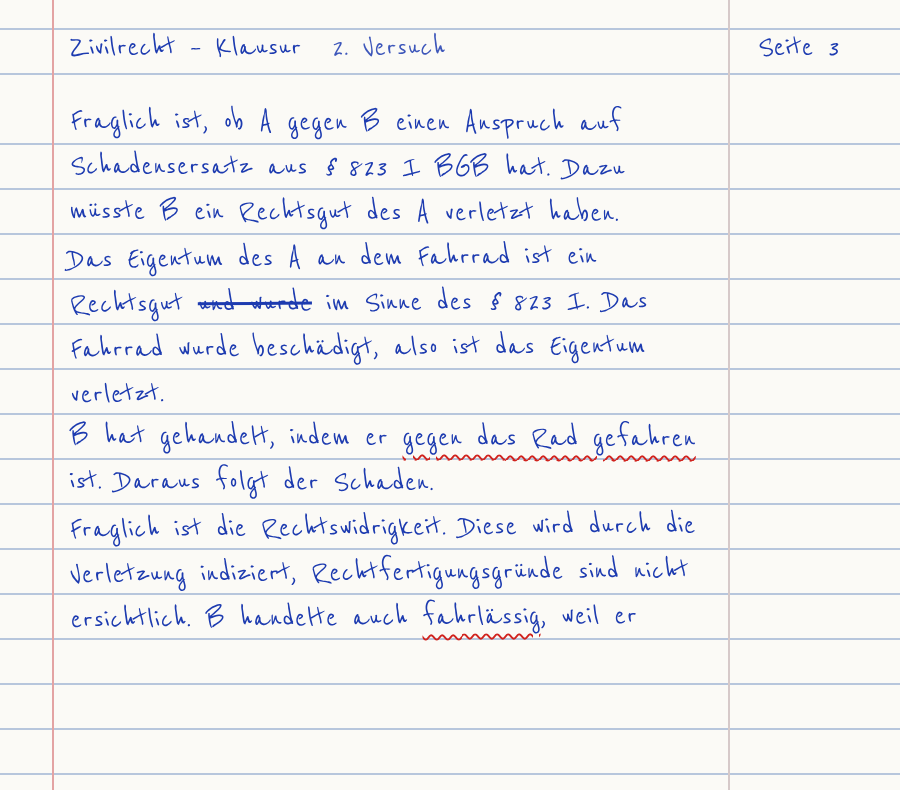
#> input picture spiel/proc/klausur/basis.png, 900 x 790 px
$ python handylook.py klausur/basis.png klausur/k0.png
#> lines starting #> are read from the running program, lines starting #| are printed output that depends on the picture
import sys, numpy as np
from PIL import Image
src, out = sys.argv[1], sys.argv[2]
im = np.asarray(Image.open(src).convert('RGB')).astype(np.float32)/255
h,w,_ = im.shape
#> h = 790; w = 900
# dunkler + Kontrast in den Schatten
im = im**1.25*0.82
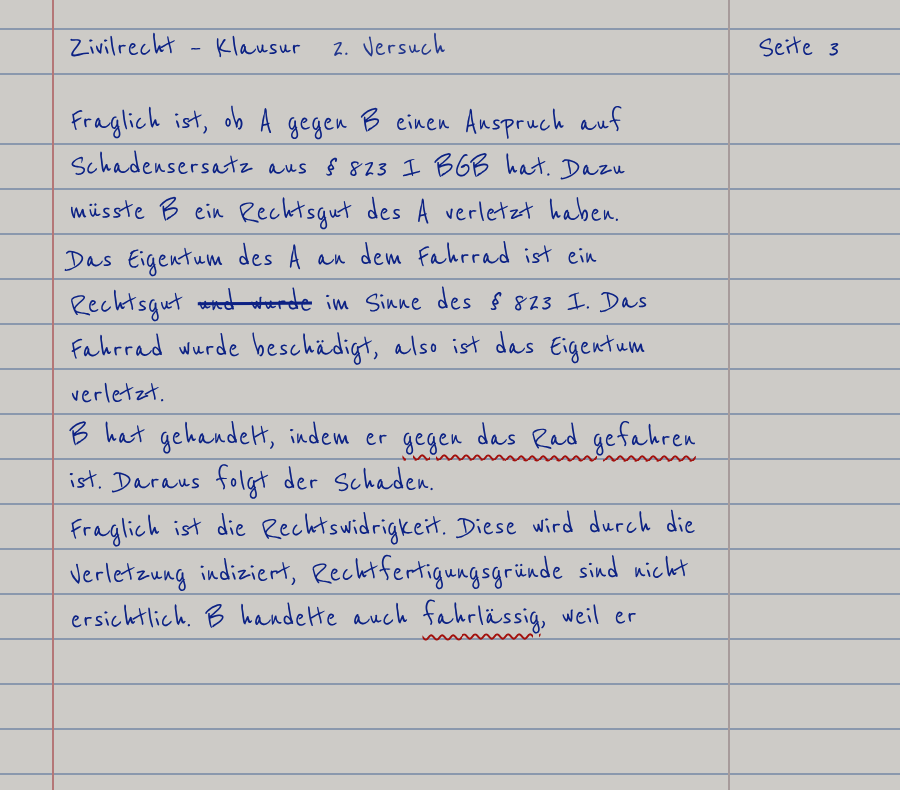
#> im: shape (790, 900, 3) float32; mean R, G, B 0.772, 0.774, 0.769
# warmer Stich in den Lichtern, kühle Schatten
l = im.mean(2,keepdims=True)
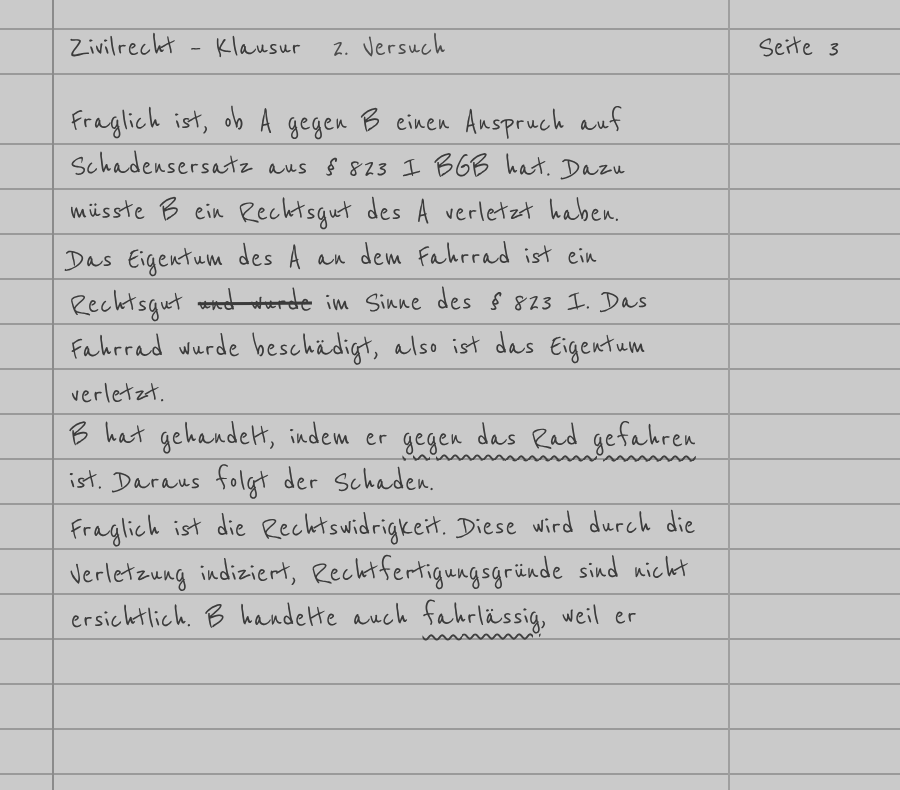
#> l: shape (790, 900, 1) float32; min 0.231, max 0.796, mean 0.769
im = im + (np.array([.05,.02,-.04])*l) + (np.array([-.01,0,.025])*(1-l))*0.5
# Vignette
y,x = np.mgrid[0:h,0:w]; r = np.sqrt(((x-w/2)/(w/2))**2+((y-h*0.45)/(h/2))**2)
im = im*np.clip(1-0.38*np.clip(r-0.35,0,None)**1.4,0,1)[...,None]
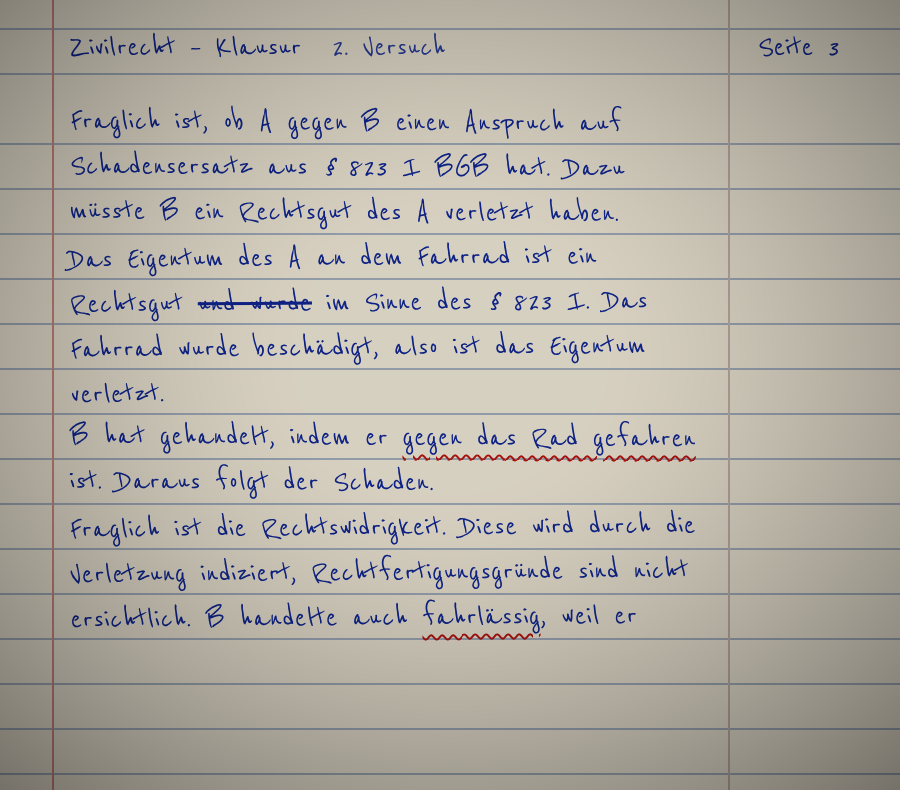
#> im: shape (790, 900, 3) float64; mean R, G, B 0.7, 0.681, 0.644
# Körnung (Helligkeit)
rng=np.random.default_rng(1); im = im + rng.normal(0,.022,(h,w,1))*(0.6+0.4*(1-l))
#> after `im = im + rng.normal(0, 0.022, (h, w, 1)) * (0.6 + 0.4 * (1 - l))`:
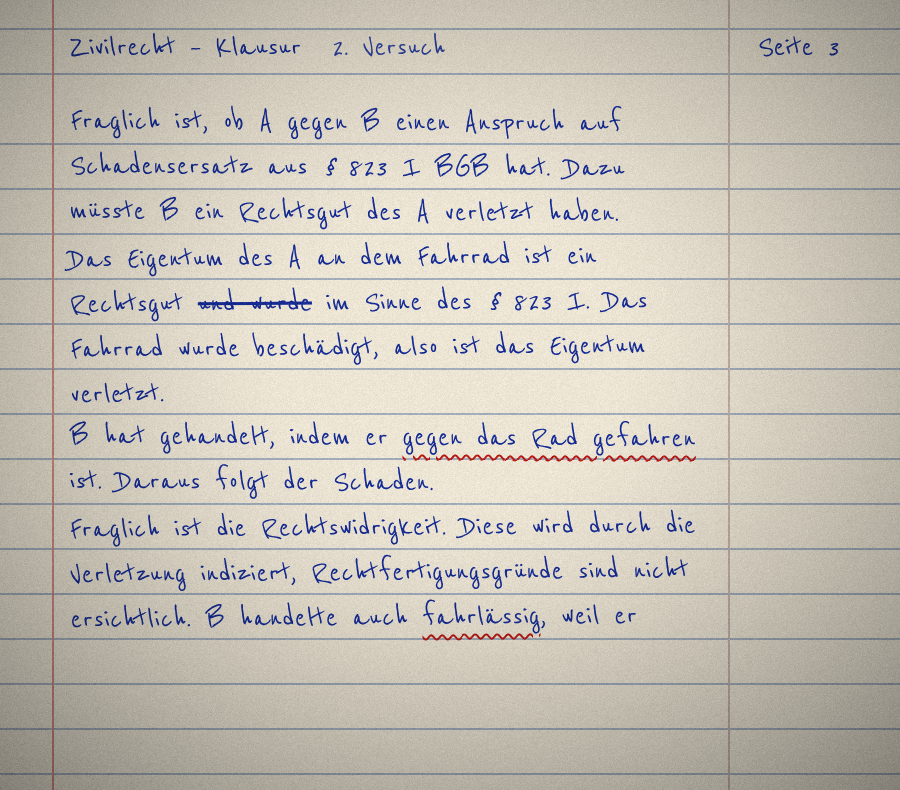
#> im: shape (790, 900, 3) float64; mean R, G, B 0.699, 0.68, 0.644; drawn with min black and max white
img = Image.fromarray((np.clip(im,0,1)*255).astype(np.uint8))
img.save(out, quality=72)

$ run again, on spiel/proc/klausur/k1.png
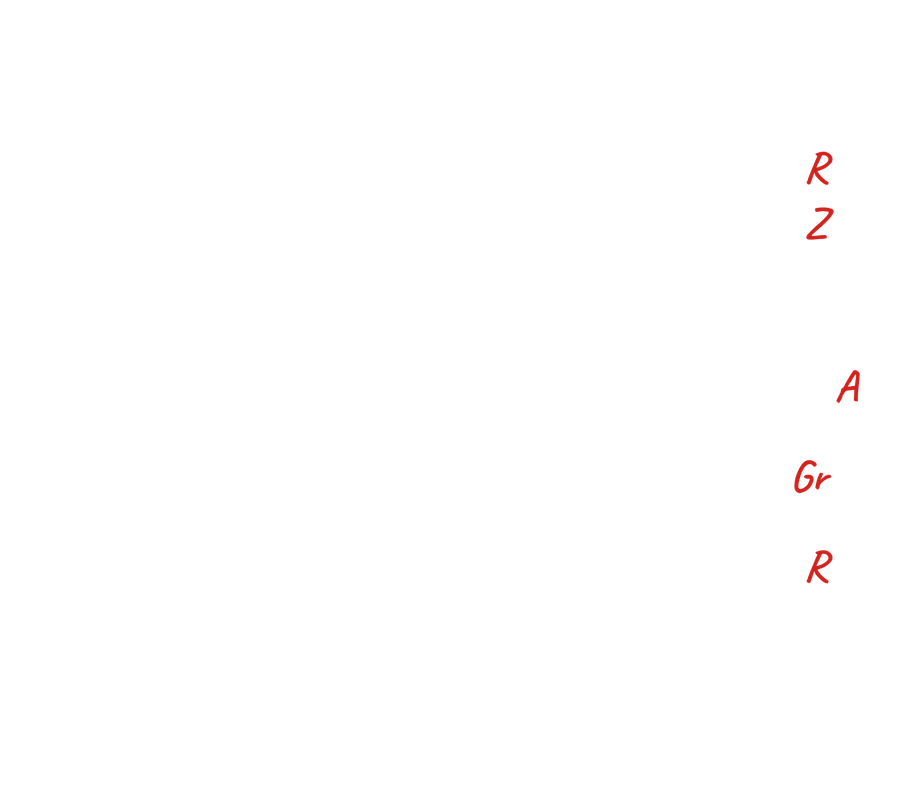
#> input picture spiel/proc/klausur/k1.png, 897 x 787 px, shrunk from 1350 x 1185 before the run
#> `im = np.asarray(Image.open(src).convert('RGB')).astype(np.float32)/255`:
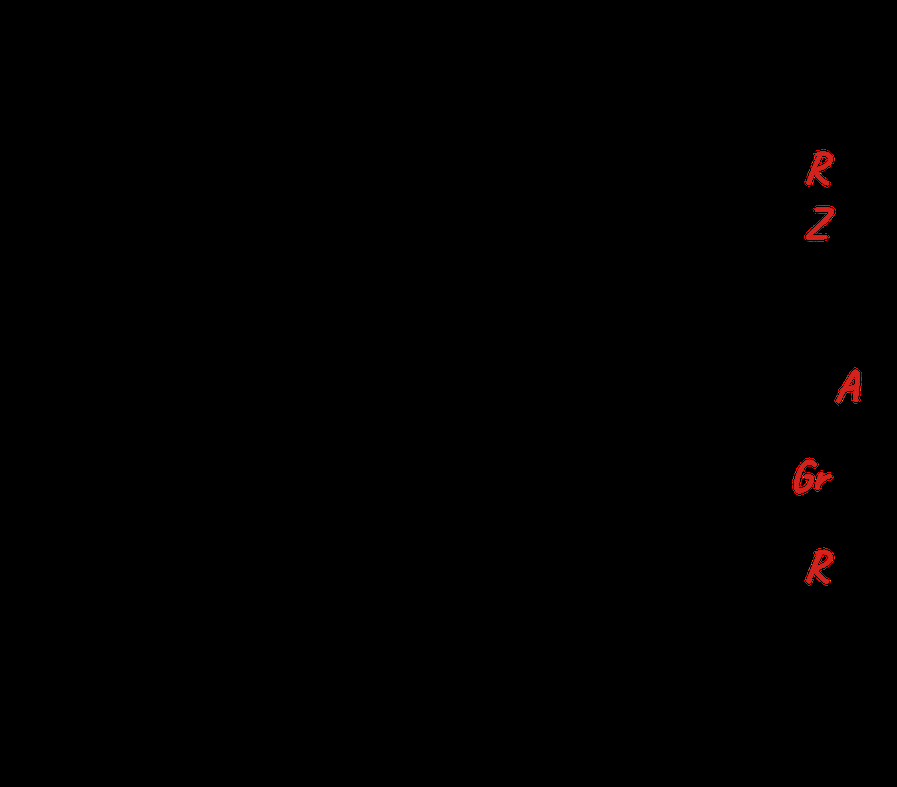
#> im: shape (787, 897, 3) float32; mean R, G, B 0.00333, 0.000415, 0.000334
#> `im = im + rng.normal(0, 0.022, (h, w, 1)) * (0.6 + 0.4 * (1 - l))`:
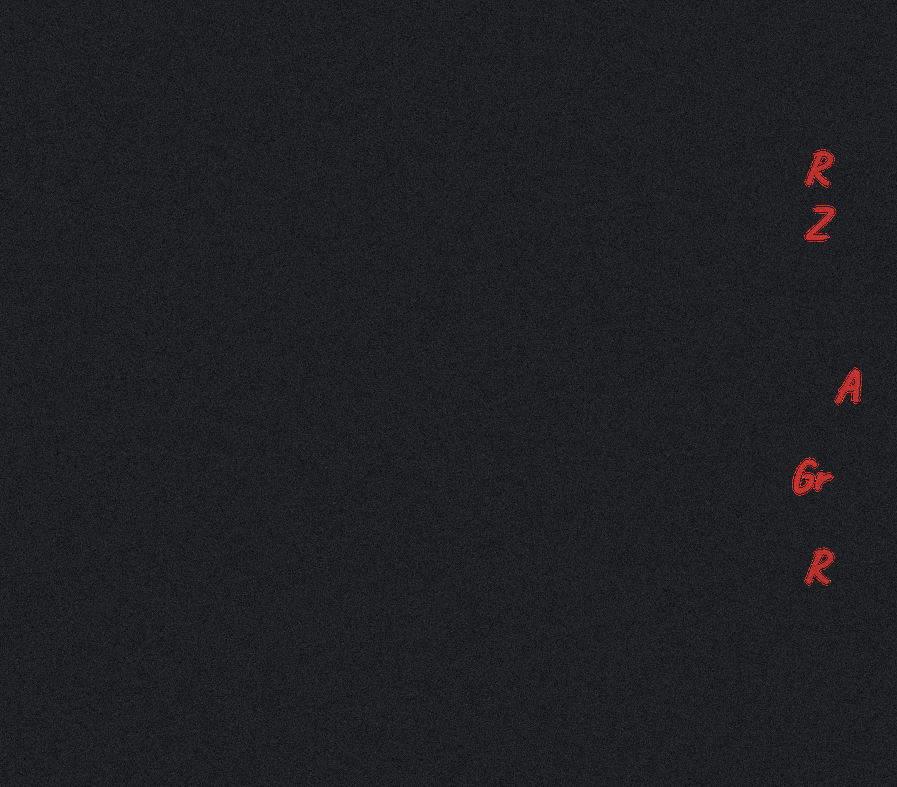
#> im: shape (787, 897, 3) float64; mean R, G, B -0.00216, 0.00016, 0.0109; drawn with min black and max white
